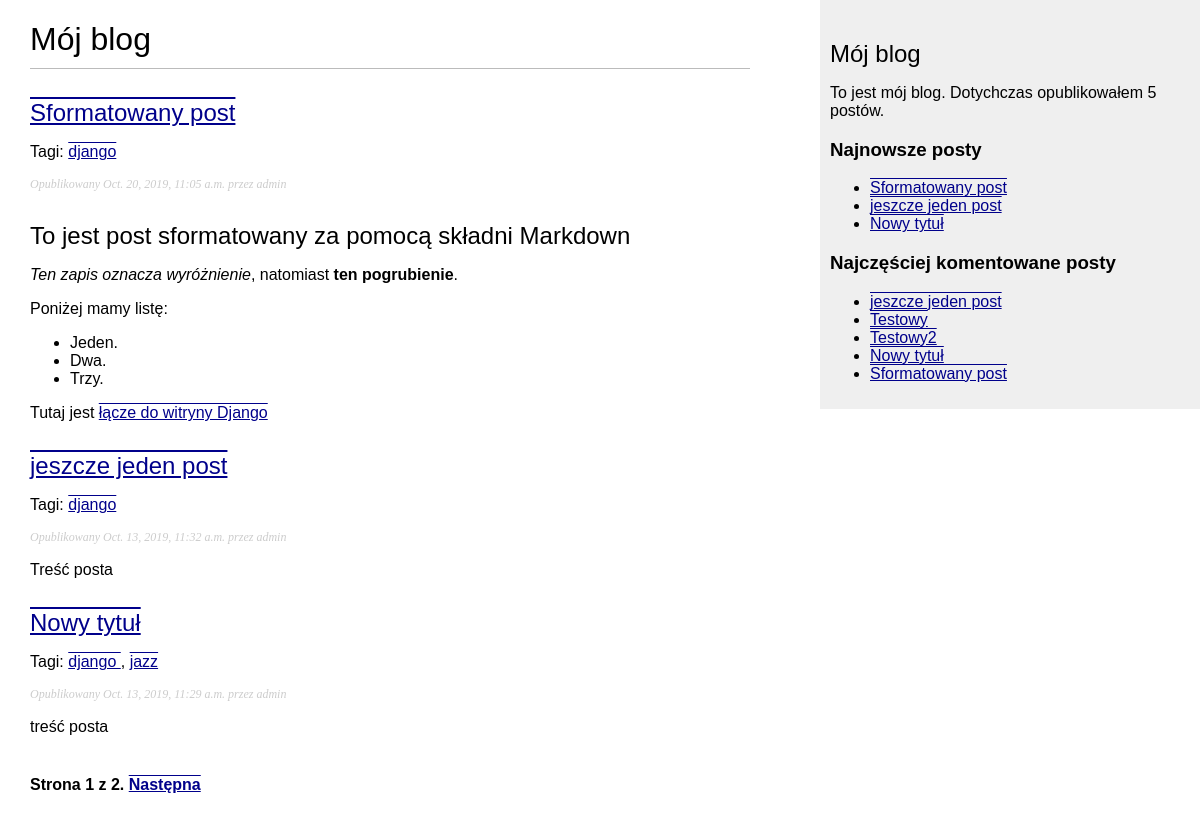
/my_blog/, run on the app's committed database.
### my_blog/models.py (models this page shows, shortened)
class Post(models.Model):
    STATUS_CHOICES=(
        ('draft', 'Draft'),
        ('published', 'Published'),
    )
    title = models.CharField(max_length=250)
    slug = models.SlugField(max_length=250,
                            unique_for_date='publish')
    author = models.ForeignKey(User,
                               on_delete=models.CASCADE,
                               related_name='blog_posts')
    body = models.TextField()
    publish = models.DateTimeField(default=timezone.now)
    created = models.DateTimeField(auto_now=True)
    updated = models.DateTimeField(auto_now=True)
    status = models.CharField(max_length=10,
                              choices=STATUS_CHOICES,
                              default='draft')
    objects = models.Manager()
    published = PublishedManager()
    tags = TaggableManager()
    class Meta:
        ordering = ('-publish',)
    def get_absolute_url(self):
        return reverse('my_blog:post_detail',
                       args=[self.publish.year,
                             self.publish.strftime('%m'),
                             self.publish.strftime('%d'),
                             self.slug])

### my_blog/views.py (the view)
# urls.py: path('', views.post_list, name='post_list'),
def post_list(request, tag_slug=None):
    object_list = Post.published.all()
    tag = None
    if tag_slug:
        tag = get_object_or_404(Tag, slug=tag_slug)
        object_list = object_list.filter(tags__in=[tag])
    paginator = Paginator(object_list,3)
    page = request.GET.get('page')
    try:
        posts = paginator.page(page)
    except PageNotAnInteger:
        posts = paginator.page(1)
    except EmptyPage:
        posts = paginator.page(paginator.num_pages)
    return render(request,
                  'my_blog/post/list.html',
                  {'page': page,
                      'posts': posts,
                   'tag': tag})

### my_blog/models.py (called while the page is built)
    def get_queryset(self):
        return super(PublishedManager, self).get_queryset().filter(status='published')

### my_blog/templatetags/blog_tags.py (called while the page is built)
@register.simple_tag
def total_posts():
    return Post.published.count()

@register.inclusion_tag('my_blog/post/latest_posts.html')
def show_latest_posts(count=5):
    latest_posts = Post.published.order_by('-publish')[:count]
    return {'latest_posts': latest_posts}

@register.simple_tag
def get_most_commented_posts(count=5):
    return Post.published.annotate(total_comments=Count('comments')).order_by('-total_comments')[:count]

@register.filter(name='markdown')
def markdown_format(text):
    return mark_safe(markdown.markdown(text))

### my_blog/templates/my_blog/post/list.html (shortened to what this page needs)
{% extends "my_blog/base.html" %}
{%  load blog_tags %}
{% block content %}
    <h1>Mój blog</h1>
    {% for post in posts %}
        <h2><a href="{{ post.get_absolute_url }}">
        {{ post.title }}
            </a>
        </h2>
        <p class="tags">Tagi: {% for tag in post.tags.all %}
            <a href="{% url "my_blog:post_list_by_tag" tag.slug %}">
            {{ tag.name }}
            </a>
            {% if not forloop.last %},{% endif %}
            {% endfor %}
        </p>
        <p class="date">
            Opublikowany {{ post.publish }} przez {{ post.author }}
        </p>
        {{ post.body|markdown|truncatewords_html:30  }}
    {%  endfor %}
    {% include "my_blog/pagination.html" with page=posts%}
{%  endblock %}

### my_blog/templates/my_blog/base.html (shortened to what this page needs)
{% load blog_tags %}
{% load static %}
<!DOCTYPE html>
<html>
<head>
    <link href="{% static "css/blog.css" %}" rel="stylesheet">
</head>
<body>
<div id="content">
    {% block content %}
    {% endblock %}
</div>
<div id="sidebar">
    <h2>Mój blog</h2>
    <p>To jest mój blog. Dotychczas opublikowałem {% total_posts %} postów.</p>
    <h3>Najnowsze posty</h3>
    {% show_latest_posts 3 %}
    <h3>Najczęściej komentowane posty</h3>
    {% get_most_commented_posts as most_commented_posts %}
    <ul>
        {% for post in most_commented_posts %}
        <li>
            <a href="{{ post.get_absolute_url }}">{{ post.title }}</a>
        </li>
        {% endfor %}
    </ul>
</div>
</body>
</html>

### my_blog/templates/my_blog/pagination.html (shortened to what this page needs)
<div class="pagination">
    <span class="step_links">
        <span class="current">
            Strona {{ page.number }} z {{ page.paginator.num_pages }}.
        </span>
            {%  if page.has_next %}
                <a href="?page={{ page.next_page_number }}">Następna</a>
            {% endif %}
    </span>
</div>

### my_blog/templates/my_blog/post/latest_posts.html
<ul>
    {% for post in latest_posts %}
    <li>
        <a href="{{ post.get_absolute_url }}">{{ post.title }}</a>
    </li>
    {%  endfor %}
</ul>

### my_blog/static/css/blog.css (style rules this page uses)
body { margin:0; padding:0; font-family:helvetica, sans-serif; }
a { color:darkblue; text-decoration:overline underline; }
h1 { font-weight:normal; border-bottom:1px solid #bbb; padding:0 0 10px 0; }
h2 { font-weight:normal; margin:30px 0 0; }
#content { float:left; width:60%; padding:0 0 0 30px; }
#sidebar { float:right; width:30%; padding:10px; background:#efefef; height:100%; }
p.date { color:#ccc; font-family: georgia, serif; font-size: 12px; font-style: italic; }
.pagination { margin:40px 0; font-weight:bold; }

### data on the page
Post: title "Sformatowany post", publish "Oct. 20, 2019, 11:05 a.m.", author "admin", body "To jest post sformatowany za pomocą składni Markdown Ten zapis oznacza wyróżnienie , natomiast ten pogrubienie . Poniżej mamy listę: Jeden. Dwa. Trzy. Tutaj jest łącze do witryny Django"
Tag: name "django"
Post: title "jeszcze jeden post", publish "Oct. 13, 2019, 11:32 a.m.", author "admin", body "Treść posta"
Post: title "Nowy tytuł", publish "Oct. 13, 2019, 11:29 a.m.", author "admin", body "treść posta"
Tag: name "jazz"
Post: title "Testowy"
Post: title "Testowy2"

### other printed values
{{ page.number }} "1"
{{ page.paginator.num_pages }} "2"
